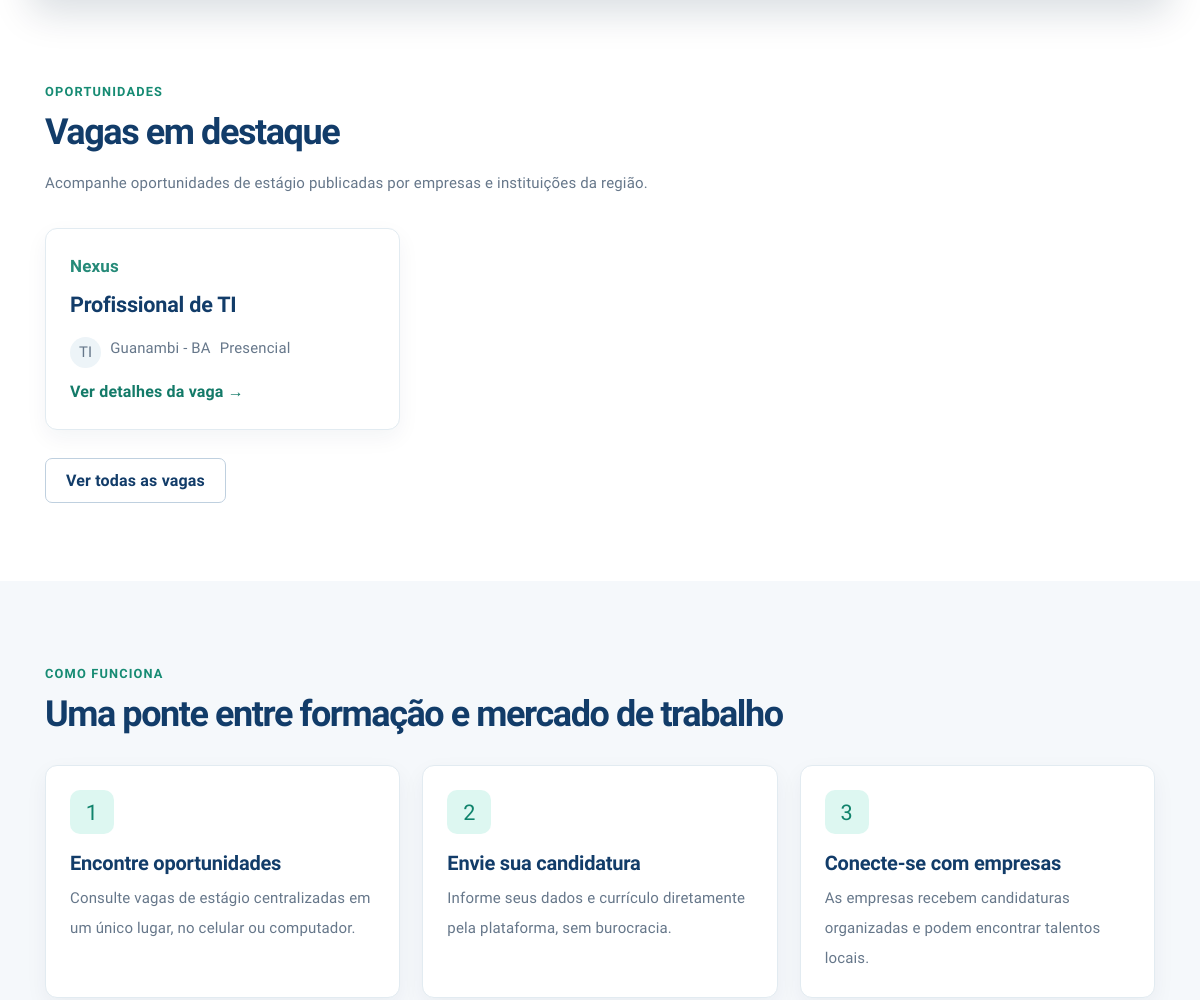
Before: / (middle part) with the older database file.
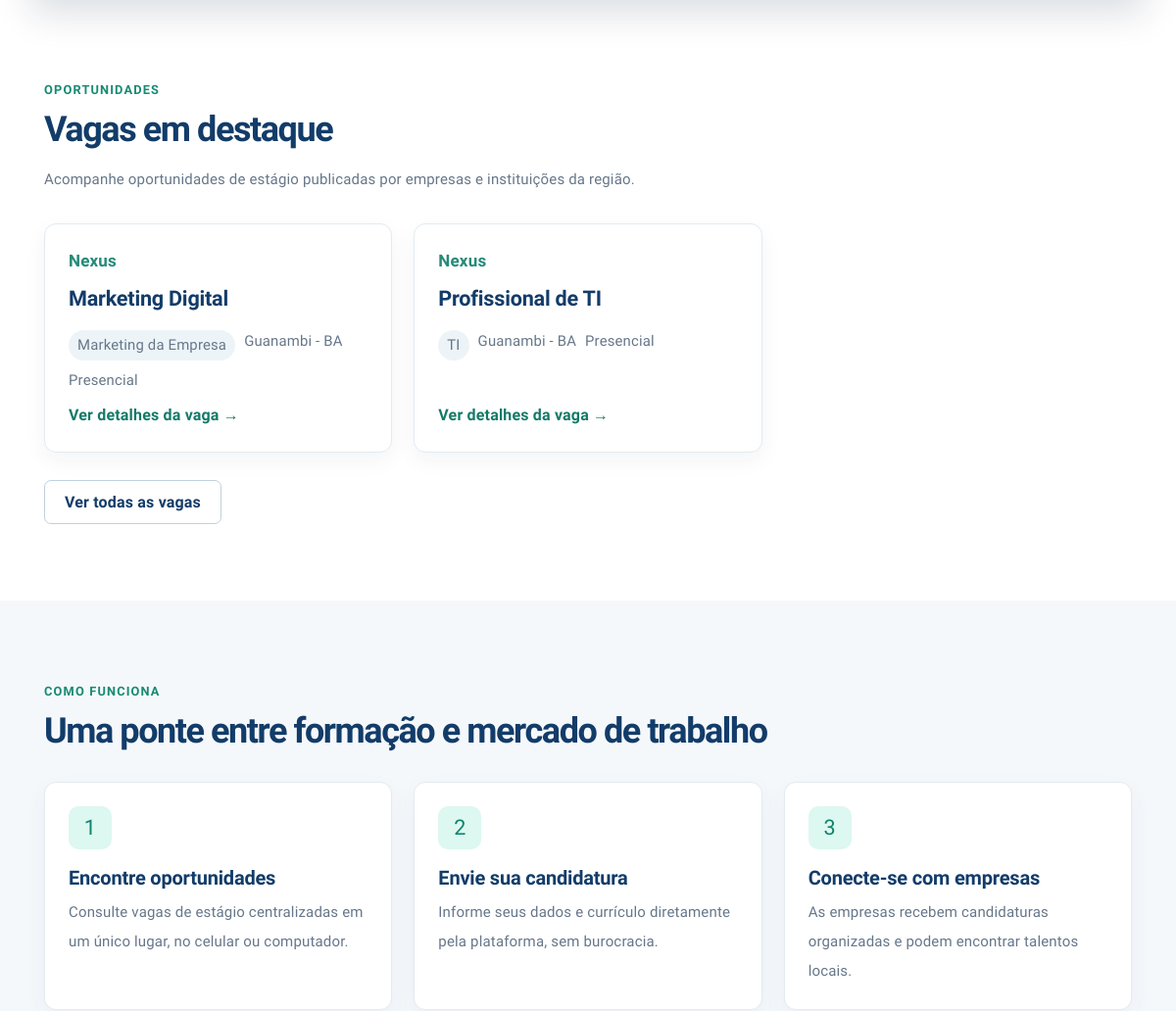
After: the same page with the newer database file.
### meu_app/models.py (models this page shows, shortened)
class Vaga(models.Model):
    MODALIDADES = [
        ('presencial', 'Presencial'),
        ('hibrido', 'Híbrido'),
        ('remoto', 'Remoto'),
    ]
    empresa_nome = models.CharField('empresa', max_length=120, blank=True)
    empresa = models.ForeignKey(Empresa, on_delete=models.CASCADE, related_name='vagas', null=True, blank=True)
    titulo = models.CharField('título da vaga', max_length=140)
    area = models.CharField('área de atuação', max_length=100)
    descricao = models.TextField('descrição')
    requisitos = models.TextField('requisitos', blank=True)
    localizacao = models.CharField('localização', max_length=120, default='Guanambi - BA')
    modalidade = models.CharField('modalidade', max_length=12, choices=MODALIDADES, default='presencial')
    carga_horaria = models.CharField('carga horária', max_length=80, blank=True)
    bolsa = models.DecimalField('bolsa-auxílio', max_digits=8, decimal_places=2, null=True, blank=True)
    prazo_candidatura = models.DateField('prazo para candidatura')
    criado_em = models.DateTimeField('publicada em', auto_now_add=True)
    ativa = models.BooleanField('vaga ativa', default=True)
    class Meta:
        ordering = ['-criado_em']
        verbose_name = 'vaga'
        verbose_name_plural = 'vagas'

class Empresa(models.Model):
    usuario = models.OneToOneField(settings.AUTH_USER_MODEL, on_delete=models.CASCADE, related_name='empresa')
    nome_fantasia = models.CharField('nome fantasia', max_length=140)
    cnpj = models.CharField('CNPJ', max_length=18, blank=True)
    descricao = models.TextField('sobre a empresa', blank=True)
    telefone = models.CharField('telefone', max_length=25, blank=True)
    endereco = models.CharField('endereço', max_length=180, blank=True)
    class Meta:
        verbose_name = 'empresa'
        verbose_name_plural = 'empresas'
    def __str__(self):
        return self.nome_fantasia

### meu_app/views.py (the view)
# urls.py: path('', views.home, name='home'),
def home(request):
    if request.user.is_authenticated and hasattr(request.user, 'empresa'):
        return redirect('painel_empresa')
    return render(request, 'index.html', {'vagas': Vaga.objects.filter(ativa=True).select_related('empresa')[:3]})

### template/index.html (shortened to what this page needs)
{% extends '_base.html' %}
{% block conteudo %}
<section class="secao"><div class="container">
    <span class="rotulo">Oportunidades</span>
    <h2 class="titulo">Vagas em destaque</h2>
    <p class="introducao">Acompanhe oportunidades de estágio publicadas por empresas e instituições da região.</p>
    <div class="grade">{% for vaga in vagas %}<article class="card vaga-card"><span class="empresa">{{ vaga.empresa }}</span>
        <h3>{{ vaga.titulo }}</h3><div class="meta"><span class="tag">{{ vaga.area }}</span><span>{{ vaga.localizacao }}</span>
            <span>{{ vaga.get_modalidade_display }}</span></div><a class="link" href="{% url 'detalhe_vaga' vaga.id %}">Ver detalhes da vaga →</a></article>{% empty %}<div class="vazio">Ainda não há vagas publicadas. Empresas podem <a class="link" href="{% url 'publicar_vaga' %}">cadastrar a primeira oportunidade</a>.</div>{% endfor %}</div><div class="acoes"><a class="botao botao-secundario" href="{% url 'lista_vagas' %}">Ver todas as vagas</a></div></div></section>
<section class="secao secao-clara"><div class="container"><span class="rotulo">Como funciona</span><h2 class="titulo">Uma ponte entre formação e mercado de trabalho</h2><div class="grade"><article class="card"><div class="icone">1</div><h3>Encontre oportunidades</h3><p>Consulte vagas de estágio centralizadas em um único lugar, no celular ou computador.</p></article><article class="card"><div class="icone">2</div><h3>Envie sua candidatura</h3><p>Informe seus dados e currículo diretamente pela plataforma, sem burocracia.</p></article><article class="card"><div class="icone">3</div><h3>Conecte-se com empresas</h3><p>As empresas recebem candidaturas organizadas e podem encontrar talentos locais.</p></article></div></div></section>
{% endblock %}

### template/_base.html (shortened to what this page needs)
{% load static %}
<!doctype html>
<html lang="pt-BR">
<head>
  <link rel="stylesheet" href="{% static 'assets/style.css' %}">
  <link rel="stylesheet" href="{% static 'assets/css/nexstage.css' %}?v=3">
</head>
<body>
  {% block conteudo %}{% endblock %}
</body>
</html>

### static/assets/style.css (style rules this page uses)
* { margin: 0; padding: 0; }
body { font-family: "Source Sans 3", sans-serif; font-size: 14px; }
h1, h2, h3, h4, h5, h6 { font-family: "Raleway", sans-serif; color: #000000; line-height: 1.3; font-weight: 700; }
p { color: #838383; font-size: 15px; line-height: 2; font-weight: 400; }
a, a:hover, a:focus { -webkit-transition-duration: 500ms; transition-duration: 500ms; text-decoration: none; outline: 0 solid transparent; color: #000000; font-weight: 700; font-size: 16px; }
body { font-family: 'Segoe UI', 'Helvetica Neue', Arial, sans-serif; letter-spacing: 0.01em; }
h1, h2, h3, h4, h5, h6 { font-weight: 700; letter-spacing: -0.01em; }

### static/assets/css/nexstage.css (style rules this page uses)
:root { --azul: #123c69; --azul-escuro: #092541; --verde: #35b99a; --creme: #f5f8fb; --texto: #263544; --muted: #66778a; }
* { box-sizing: border-box; }
body { margin: 0; color: var(--texto); background: #fff; font-family: 'Source Sans 3', Arial, sans-serif; font-size: 17px; line-height: 1.55; }
a { color: inherit; text-decoration: none; }
.container { width: min(1140px, calc(100% - 40px)); margin: auto; }
.botao { display:inline-block; border: 0; border-radius: 7px; padding: 12px 20px; font: 700 1rem 'Source Sans 3'; cursor:pointer; background: var(--verde); color:#07362f; }
.botao-secundario { background: transparent; border: 1px solid #bfd0df; color: var(--azul); }
.acoes { display:flex; flex-wrap:wrap; gap:12px; margin-top:28px; }
.secao { padding: 78px 0; }
.secao-clara { background:var(--creme); }
.rotulo { color:#168b73; font-weight:800; text-transform:uppercase; letter-spacing:.09em; font-size:.8rem; }
.titulo { color:var(--azul); font:800 clamp(1.8rem,3vw,2.8rem)/1.18 Raleway,sans-serif; letter-spacing:-.04em; margin:8px 0 15px; }
.introducao { color:var(--muted); max-width:700px; }
.grade { display:grid; grid-template-columns:repeat(3,1fr); gap:22px; margin-top:30px; }
.card { background:#fff; border:1px solid #e2ebf1; border-radius:12px; padding:24px; box-shadow:0 8px 22px rgba(14,48,75,.05); }
.card h3 { margin:0 0 8px; color:var(--azul); font:800 1.25rem Raleway,sans-serif; }
.card p { color:var(--muted); margin:0; }
.icone { width:44px; height:44px; display:grid; place-items:center; background:#ddf7f1; border-radius:10px; color:#10836c; font-size:1.35rem; margin-bottom:17px; }
.vaga-card { display:flex; flex-direction:column; gap:12px; }
.empresa { font-weight:700; color:#258a78; }
.vaga-card h3 { font-size:1.35rem; }
.meta { display:flex; flex-wrap:wrap; gap:9px; color:var(--muted); font-size:.93rem; }
.tag { background:#edf4f8; padding:4px 9px; border-radius:999px; }
.link { color:#137a68; font-weight:800; margin-top:auto; }

### static/assets/css/classy-nav.css (style rules this page uses)
* { margin: 0; padding: 0; }
body { font-family: "Roboto", sans-serif; }

Changed rows visible on the page:
added Vaga: empresa "Nexus", titulo "Marketing Digital", area "Marketing da Empresa", localizacao "Guanambi - BA", modalidade "Presencial"
